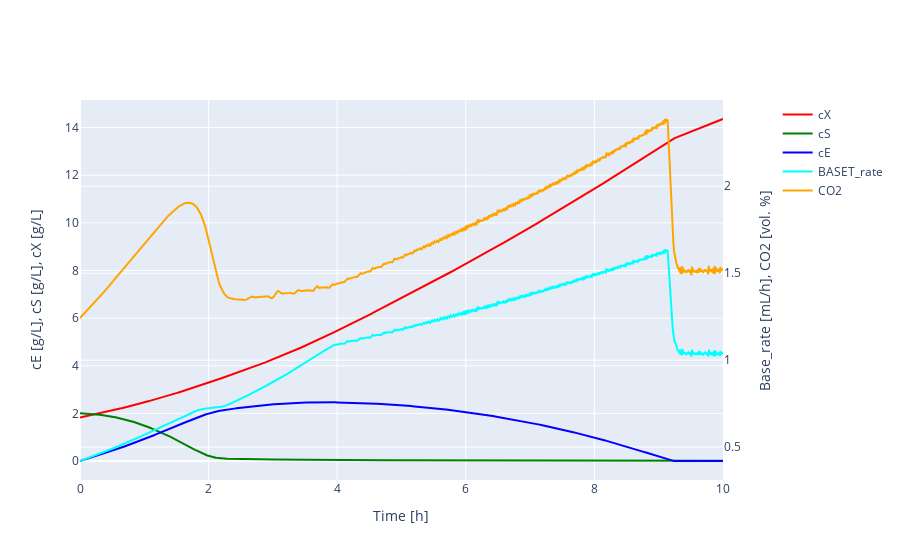

The notebook cell saved with this chart:
### Markdown cell above
It is also possible to give  a random number of keyword arguments for the Integrator `scipy.integrate.solve_ivp`. For example changing numerical parameters like the `method` (the default `method` is "Radau") or `max_step` or the relative tolerance `rtol`.

### Code cell
simulated_data = y.simulate(Exp_real, t_grid= t_grid, method = "RK45", max_step = 1, rtol = 0.01)   #random key word arguments for scipy.integrate.solve_ivp: rtol or max_step
visualize(simulated_data, mode_1= "lines").show()

### Figure 1 — Plotly figure (JSON) as saved in the notebook; plotly's stock layout.template omitted (floating-point values rounded to 4 significant figures; data arrays with more than 128 entries replaced by an {"elided": "..."} marker saying what was removed)
{"data": [{"marker": {"color": "red", "size": 5, "symbol": "x"}, "mode": "lines", "name": "cX", "type": "scatter", "x": {"elided": "1000 float values"}, "xaxis": "x", "y": {"elided": "1000 float values"}, "yaxis": "y"}, {"marker": {"color": "green", "size": 5, "symbol": "x"}, "mode": "lines", "name": "cS", "type": "scatter", "x": {"elided": "1000 float values"}, "xaxis": "x", "y": {"elided": "1000 float values"}, "yaxis": "y"}, {"marker": {"color": "blue", "size": 5, "symbol": "x"}, "mode": "lines", "name": "cE", "type": "scatter", "x": {"elided": "1000 float values"}, "xaxis": "x", "y": {"elided": "1000 float values"}, "yaxis": "y"}, {"marker": {"color": "cyan", "size": 5, "symbol": "x"}, "mode": "lines", "name": "BASET_rate", "type": "scatter", "x": {"elided": "1000 float values"}, "xaxis": "x", "y": {"elided": "1000 float values"}, "yaxis": "y2"}, {"marker": {"color": "orange", "size": 5, "symbol": "x"}, "mode": "lines", "name": "CO2", "type": "scatter", "x": {"elided": "1000 float values"}, "xaxis": "x", "y": {"elided": "1000 float values"}, "yaxis": "y2"}], "layout": {"xaxis": {"anchor": "y", "domain": [0, 0.94], "title": {"text": "Time [h]"}}, "yaxis": {"anchor": "x", "domain": [0, 1], "title": {"standoff": 20, "text": "cE [g/L], cS [g/L], cX [g/L]"}, "type": "linear"}, "yaxis2": {"anchor": "x", "overlaying": "y", "side": "right", "title": {"standoff": 20, "text": "Base_rate [mL/h], CO2 [vol. %]"}, "type": "linear"}}}
